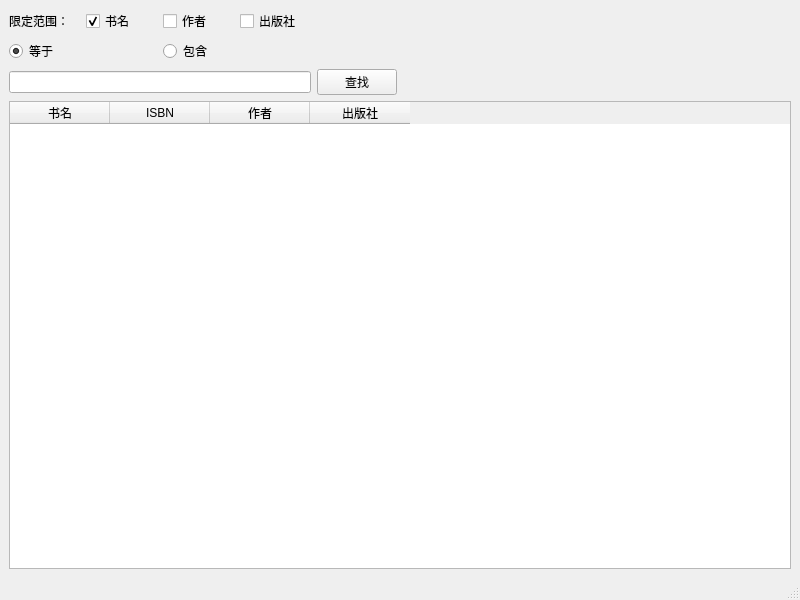
<?xml version="1.0" encoding="UTF-8"?>
<ui version="4.0">
 <class>FindWindowClass</class>
 <widget class="QMainWindow" name="FindWindowClass">
  <property name="geometry">
   <rect>
    <x>0</x>
    <y>0</y>
    <width>800</width>
    <height>600</height>
   </rect>
  </property>
  <property name="windowTitle">
   <string>查找</string>
  </property>
  <widget class="QWidget" name="centralwidget">
   <layout class="QGridLayout" name="gridLayout_2">
    <item row="0" column="0">
     <layout class="QGridLayout" name="gridLayout">
      <item row="1" column="0">
       <layout class="QHBoxLayout" name="horizontalLayout_2">
        <item>
         <widget class="QRadioButton" name="RadioEqual">
          <property name="text">
           <string>等于</string>
          </property>
          <property name="checked">
           <bool>true</bool>
          </property>
         </widget>
        </item>
        <item>
         <widget class="QRadioButton" name="RadioContain">
          <property name="text">
           <string>包含</string>
          </property>
         </widget>
        </item>
       </layout>
      </item>
      <item row="0" column="0">
       <layout class="QHBoxLayout" name="horizontalLayout">
        <item>
         <widget class="QLabel" name="label">
          <property name="text">
           <string>限定范围：</string>
          </property>
         </widget>
        </item>
        <item>
         <widget class="QCheckBox" name="CheckBoxName">
          <property name="text">
           <string>书名</string>
          </property>
          <property name="checked">
           <bool>true</bool>
          </property>
         </widget>
        </item>
        <item>
         <widget class="QCheckBox" name="CheckBoxAuthor">
          <property name="text">
           <string>作者</string>
          </property>
         </widget>
        </item>
        <item>
         <widget class="QCheckBox" name="CheckBoxPublisher">
          <property name="text">
           <string>出版社</string>
          </property>
         </widget>
        </item>
       </layout>
      </item>
      <item row="2" column="0">
       <widget class="QLineEdit" name="lineEdit"/>
      </item>
      <item row="2" column="1">
       <widget class="QPushButton" name="ButtonFind">
        <property name="text">
         <string>查找</string>
        </property>
       </widget>
      </item>
     </layout>
    </item>
    <item row="0" column="1">
     <spacer name="horizontalSpacer">
      <property name="orientation">
       <enum>Qt::Horizontal</enum>
      </property>
      <property name="sizeHint" stdset="0">
       <size>
        <width>382</width>
        <height>20</height>
       </size>
      </property>
     </spacer>
    </item>
    <item row="1" column="0" colspan="2">
     <widget class="QTableWidget" name="tableWidget">
      <column>
       <property name="text">
        <string>书名</string>
       </property>
      </column>
      <column>
       <property name="text">
        <string>ISBN</string>
       </property>
      </column>
      <column>
       <property name="text">
        <string>作者</string>
       </property>
      </column>
      <column>
       <property name="text">
        <string>出版社</string>
       </property>
      </column>
     </widget>
    </item>
   </layout>
  </widget>
  <widget class="QMenuBar" name="menubar">
   <property name="geometry">
    <rect>
     <x>0</x>
     <y>0</y>
     <width>800</width>
     <height>26</height>
    </rect>
   </property>
  </widget>
  <widget class="QStatusBar" name="statusbar"/>
 </widget>
 <resources/>
 <connections/>
</ui>
